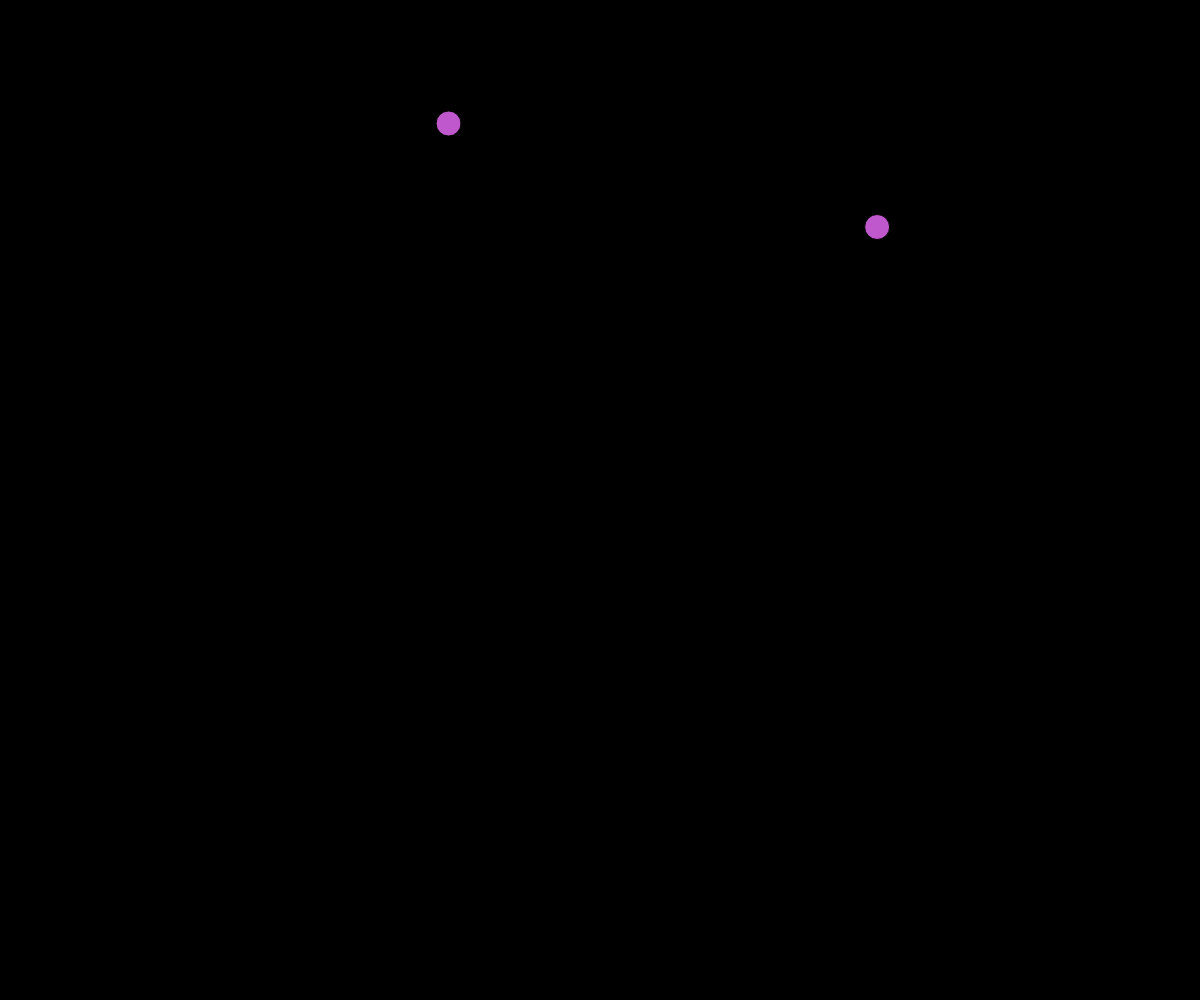
Frame 1 (no input)
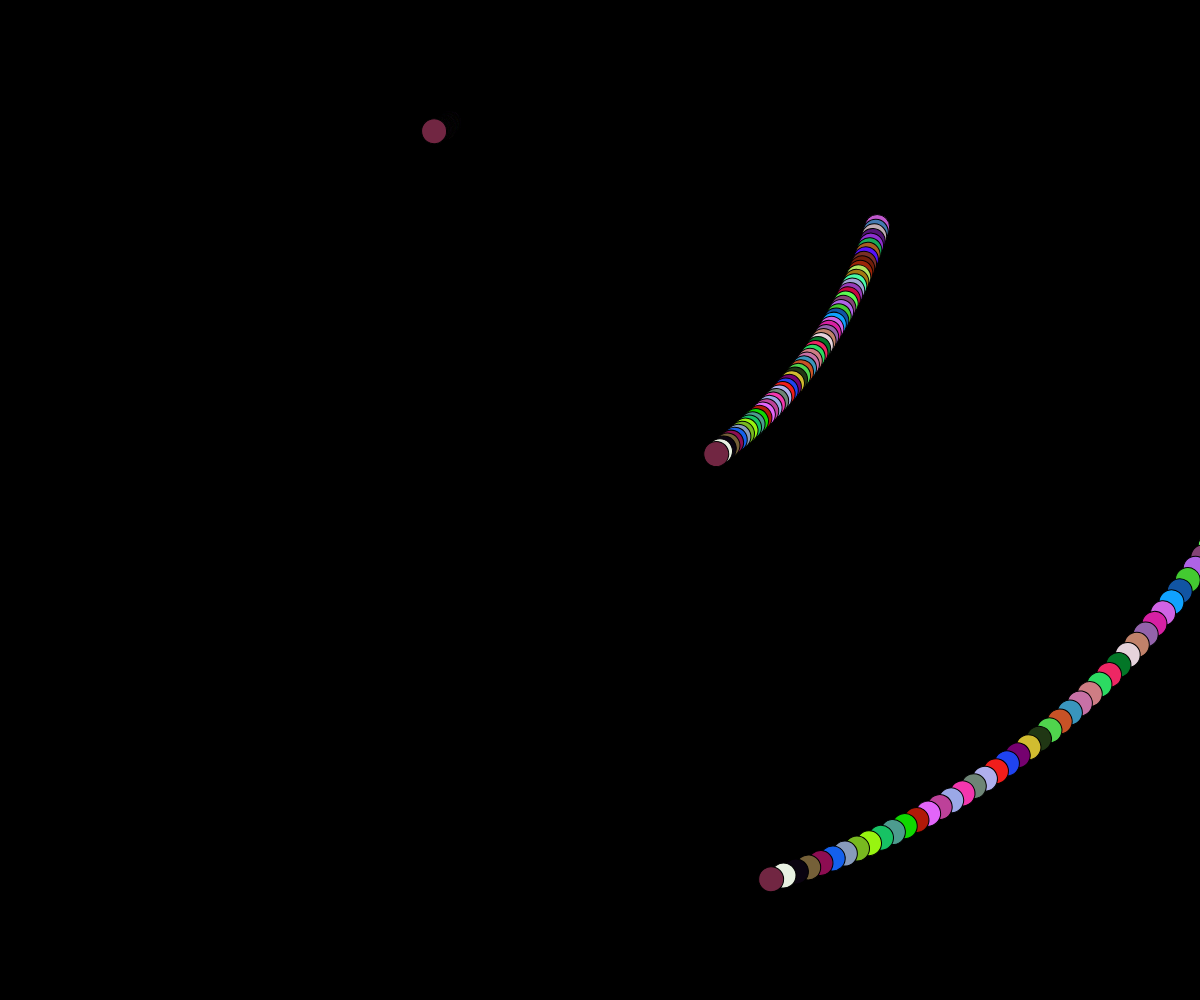
Frame 60 (no input)
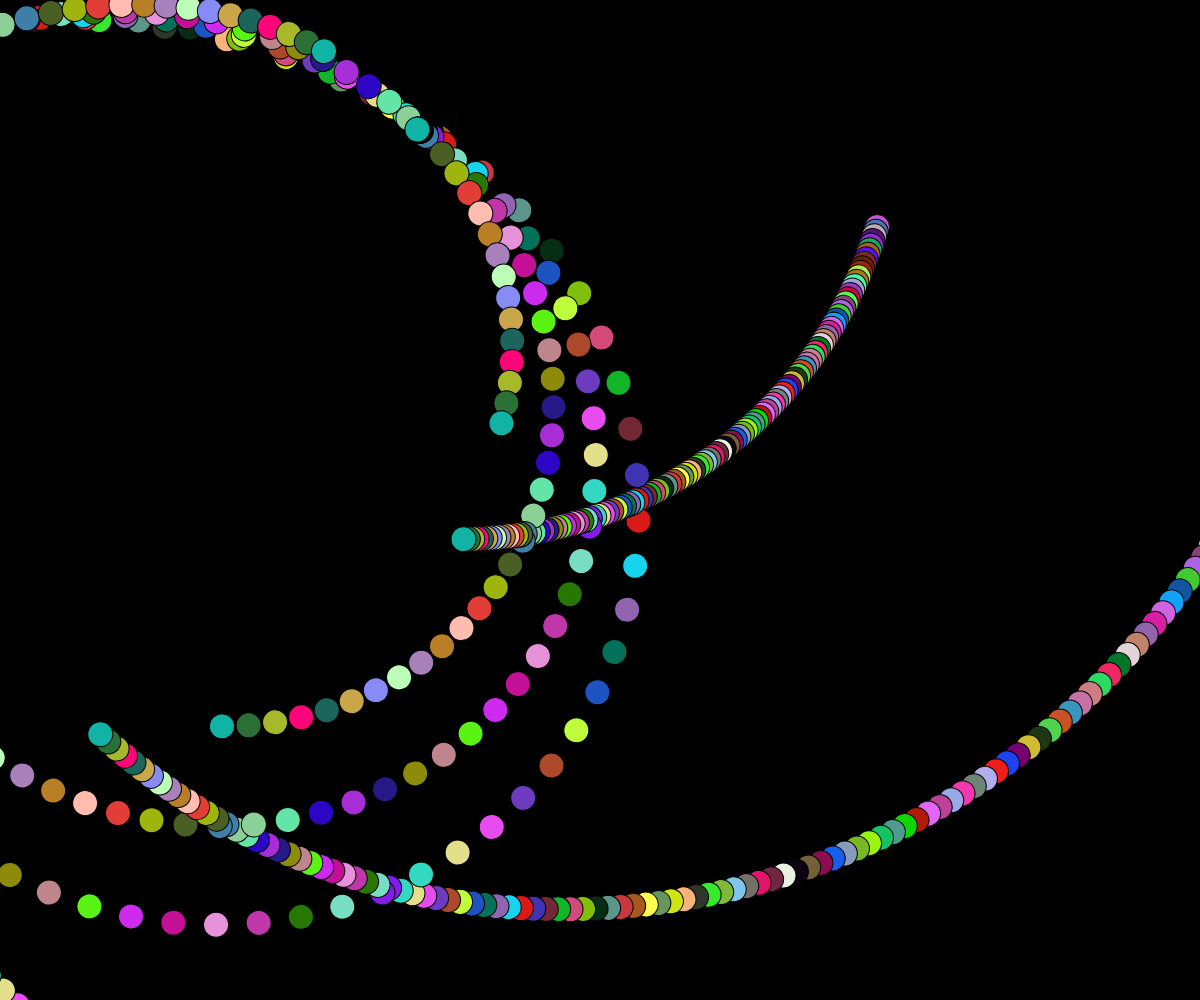
Frame 120 (the mouse pressed at the canvas centre since frame 60)

The p5.js sketch that drew these frames (run headless with seeded random() and noise() and a simulated clock; from frame 60 on, the mouse is pressed at the canvas centre):

// p5.js sketch
// ── sketch.js
let x //= random(windowWidth);
let y //= random(windowHeight);
let r = 0//= random(0.01, 0.1);
let c1, c2, c3


function setup() {
  createCanvas(windowWidth, windowHeight);
  background(0);
   //r = random(0.01, 0.05);
    x = random(windowWidth/2);
  y = random(windowHeight/2);
  
}

function draw() {
  c1 = color(random(255), random(255), random(255))
  c2 = color(random(255), random(255), random(255))
  //noStroke();

 
 

  let i = map (1,0,255,0,1);
  c3 = lerpColor(c1,c2,i)



  push();

  
  translate (x, y)

  rotate(r);
  fill(c3);
  ellipse(20,20,25);

  translate (x, y)

  rotate(r);
  fill(c3);
  ellipse(20,20,25);

   translate (x, y)

  rotate(r);
  fill(c3);
  ellipse(20,20,25);

   translate (x, y)

  rotate(r);
  fill(c3);
  ellipse(20,20,25);

   translate (x, y)

  rotate(r);
  fill(c3);
  ellipse(20,20,25);

   translate (x, y)

  rotate(r);
  fill(c3);
  ellipse(20,20,25);

   translate (x, y)

  rotate(r);
  fill(c3);
  ellipse(20,20,25);

   translate (x, y)

  rotate(r);
  fill(c3);
  ellipse(20,20,25);

   translate (x, y)

  rotate(r);
  fill(c3);
  ellipse(20,20,25);

   translate (x, y)

  rotate(r);
  fill(c3);
  ellipse(20,20,25);

  
  

  pop();

  

  r +=  0.01//random(0.01, 0.1)




}
